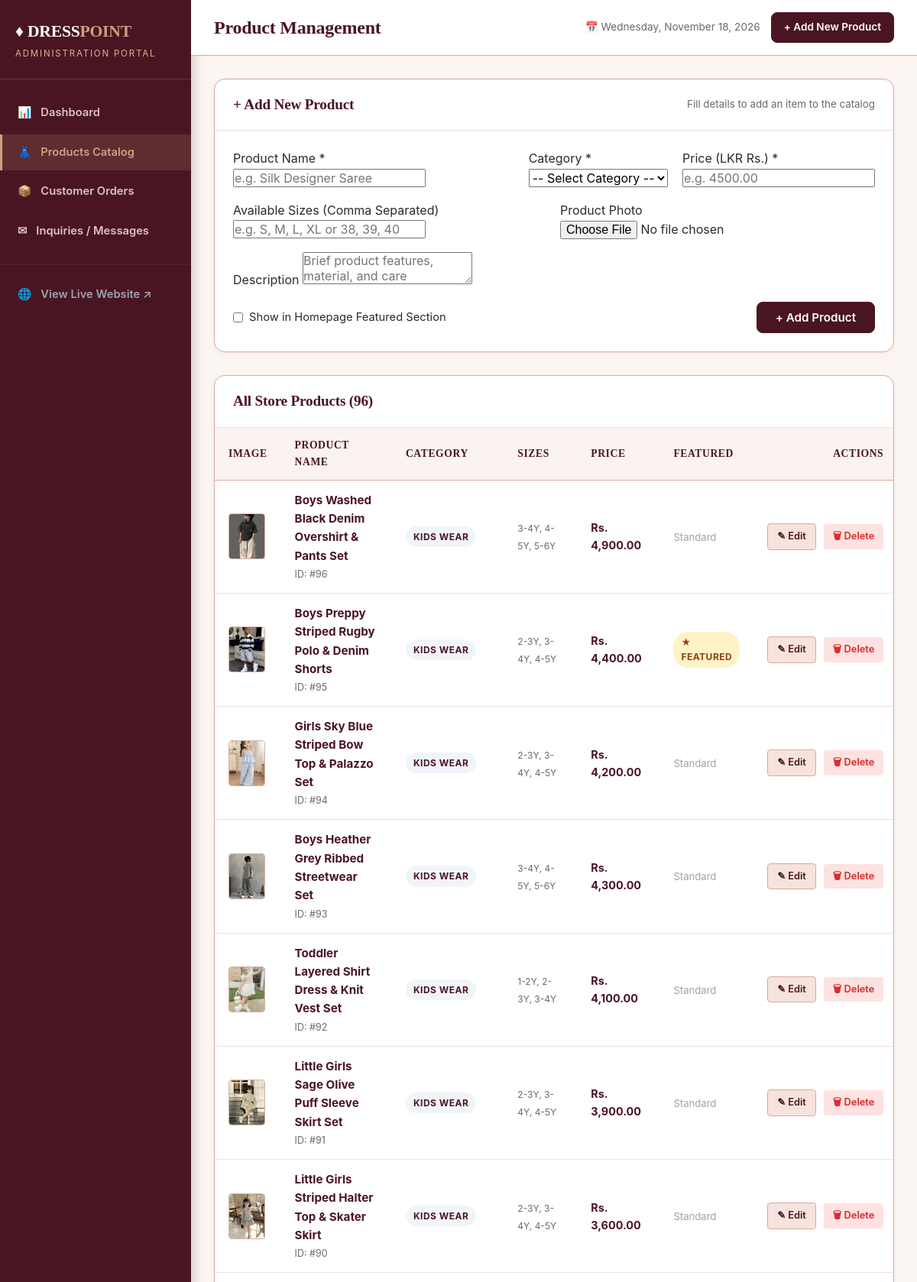
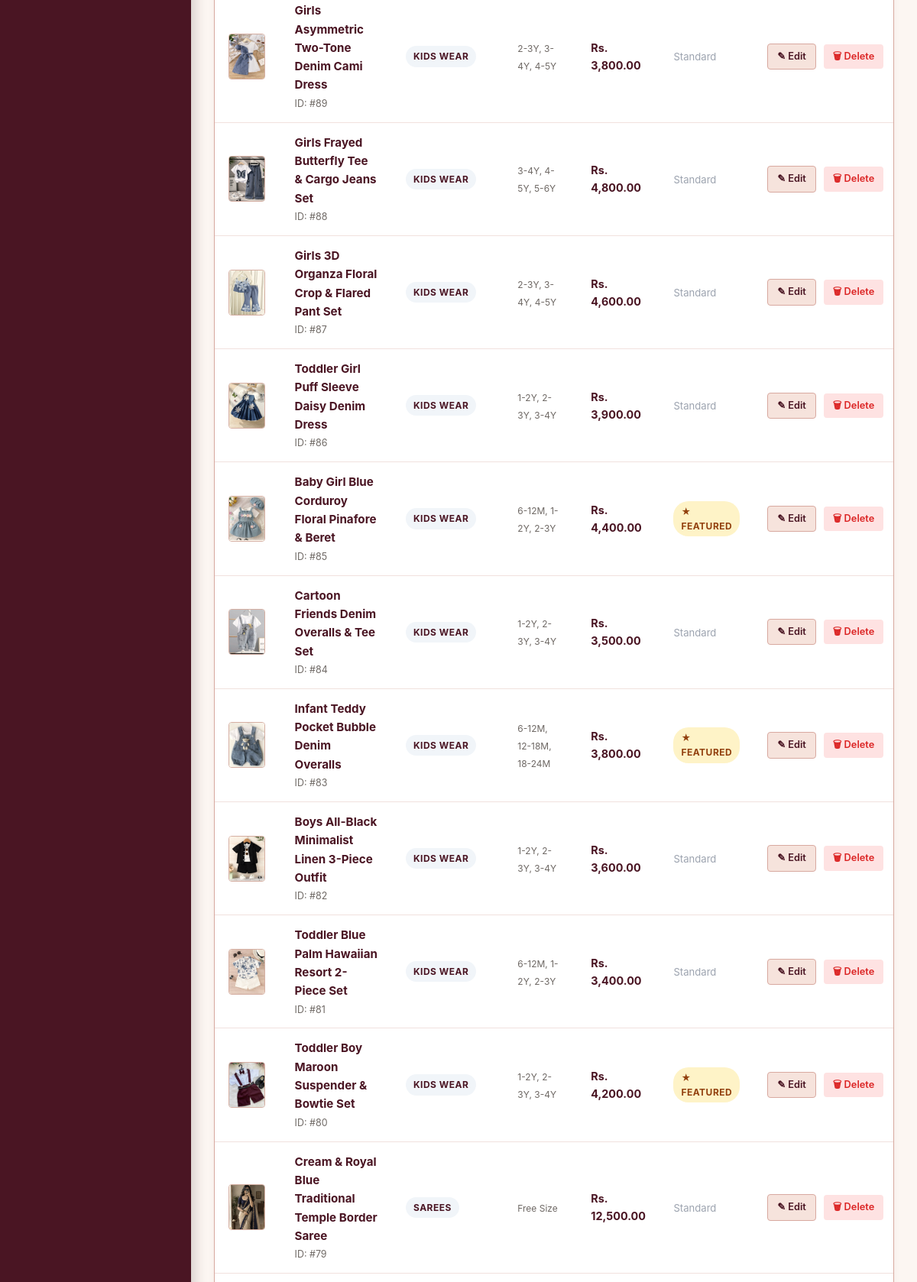
Screenshot of /admin/products.php (signed in, upper part) with the database file from the repository (2 pictures, top to bottom).
### tables this page shows
CREATE TABLE `products` (
  `id` INT AUTO_INCREMENT PRIMARY KEY,
  `category_id` INT NOT NULL,
  `name` VARCHAR(200) NOT NULL,
  `price` DECIMAL(10,2) NOT NULL,
  `sizes` VARCHAR(150) NOT NULL DEFAULT 'Free Size',
  `image` VARCHAR(255) NOT NULL,
  `description` TEXT,
  `is_featured` TINYINT(1) DEFAULT 0,
  `stock` INT DEFAULT 15,
  `created_at` TIMESTAMP DEFAULT CURRENT_TIMESTAMP,
  FOREIGN KEY (`category_id`) REFERENCES `categories`(`id`) ON DELETE CASCADE
);

CREATE TABLE `categories` (
  `id` INT AUTO_INCREMENT PRIMARY KEY,
  `name` VARCHAR(100) NOT NULL,
  `slug` VARCHAR(100) NOT NULL UNIQUE,
  `image` VARCHAR(255) DEFAULT '',
  `description` TEXT,
  `created_at` TIMESTAMP DEFAULT CURRENT_TIMESTAMP
);

### config.php (called while the page is built, shortened)
<?php
function format_price($amount) {
    return CURRENCY . ' ' . number_format((float)$amount, 2);
}
function safe($string) {
    return htmlspecialchars((string)$string, ENT_QUOTES, 'UTF-8');
}
?>

### admin/products.php (the view, shortened to what this page needs)
<?php
require_once __DIR__ . '/../config.php';
$products = [];
if ($db_connected) {
    $res = $conn->query("
        SELECT p.*, c.name AS category_name, c.slug AS category_slug
        FROM products p
        LEFT JOIN categories c ON p.category_id = c.id
        ORDER BY p.id DESC
    ");
    if ($res) {
        while ($row = $res->fetch_assoc()) {
            $products[] = $row;
        }
    }
}
require_once __DIR__ . '/header.php';
?>
<div class="admin-card" id="addNew">
  <div class="admin-card-header">
    <h3>+ Add New Product</h3>
    <small style="color: var(--text-muted);">Fill details to add an item to the catalog</small>
  </div>
  <div style="padding: 24px;">
    <form action="<?php echo BASE_URL; ?>/admin/products.php" method="POST" enctype="multipart/form-data">
      <div style="display: grid; grid-template-columns: 2fr 1fr 1fr; gap: 16px; margin-bottom: 16px;">
        <div class="form-group" style="margin-bottom: 0;">
          <label class="form-label">Product Name *</label>
          <input type="text" name="name" class="form-control" required placeholder="e.g. Silk Designer Saree">
        </div>
        <div class="form-group" style="margin-bottom: 0;">
          <label class="form-label">Category *</label>
          <select name="category_id" class="form-control" required>
            <option value="">-- Select Category --</option>
          </select>
        </div>
        <div class="form-group" style="margin-bottom: 0;">
          <label class="form-label">Price (LKR Rs.) *</label>
          <input type="number" step="0.01" name="price" class="form-control" required placeholder="e.g. 4500.00">
        </div>
      </div>
      <div style="display: grid; grid-template-columns: 1fr 1fr; gap: 16px; margin-bottom: 16px;">
        <div class="form-group" style="margin-bottom: 0;">
          <label class="form-label">Available Sizes (Comma Separated)</label>
          <input type="text" name="sizes" class="form-control" placeholder="e.g. S, M, L, XL or 38, 39, 40">
        </div>
        <div class="form-group" style="margin-bottom: 0;">
          <label class="form-label">Product Photo</label>
          <input type="file" name="product_image" class="form-control" accept="image/*">
        </div>
      </div>
      <div class="form-group" style="margin-bottom: 16px;">
        <label class="form-label">Description</label>
        <textarea name="description" class="form-control" rows="2" placeholder="Brief product features, material, and care instructions..."></textarea>
      </div>
      <div style="display: flex; align-items: center; justify-content: space-between;">
        <label style="display: flex; align-items: center; gap: 8px; cursor: pointer; font-size: 0.92rem;">
          <input type="checkbox" name="is_featured" value="1">
          <span>Show in Homepage Featured Section</span>
        </label>
        <button type="submit" name="add_product" class="btn btn-primary" style="padding: 10px 24px;">
          + Add Product
        </button>
      </div>
    </form>
  </div>
</div>
<div class="admin-card">
  <div class="admin-card-header">
    <h3>All Store Products (<?php echo count($products); ?>)</h3>
  </div>
  <div style="overflow-x: auto;">
    <table class="admin-table">
      <thead>
        <tr>
          <th style="width: 60px;">Image</th>
          <th>Product Name</th>
          <th>Category</th>
          <th>Sizes</th>
          <th>Price</th>
          <th>Featured</th>
          <th style="text-align: right;">Actions</th>
        </tr>
      </thead>
      <tbody>
        <?php if (empty($products)): ?>
          <tr>
            <td colspan="7" style="text-align: center; padding: 40px; color: var(--text-muted);">
              No products found in the database.
            </td>
          </tr>
        <?php else: ?>
          <?php foreach ($products as $p): ?>
            <tr>
              <td>
                <img src="<?php echo BASE_URL . '/' . safe($p['image']); ?>" alt="" class="admin-thumb" onerror="this.src='<?php echo BASE_URL; ?>/images/heels/heels-1.jpg';">
              </td>
              <td>
                <strong style="color: var(--primary); font-size: 0.95rem;"><?php echo safe($p['name']); ?></strong>
                <div style="font-size: 0.78rem; color: var(--text-muted); margin-top: 2px;">ID: #<?php echo $p['id']; ?></div>
              </td>
              <td>
                <span class="badge" style="background: #F1F5F9; color: var(--primary); border: 1px solid var(--border-color);">
                  <?php echo safe($p['category_name']); ?>
                </span>
              </td>
              <td>
                <small style="color: var(--text-muted);"><?php echo safe($p['sizes'] ?: 'One Size'); ?></small>
              </td>
              <td>
                <strong style="color: var(--primary);"><?php echo format_price($p['price']); ?></strong>
              </td>
              <td>
                <?php if ($p['is_featured']): ?>
                  <span class="badge" style="background: #FEF3C7; color: #92400E;">&#9733; Featured</span>
                <?php else: ?>
                  <span style="color: #9CA3AF; font-size: 0.82rem;">Standard</span>
                <?php endif; ?>
              </td>
              <td style="text-align: right; white-space: nowrap;">
                <a href="<?php echo BASE_URL; ?>/admin/products.php?edit=<?php echo $p['id']; ?>" class="action-btn action-edit" style="text-decoration: none;">
                  &#9998; Edit
                </a>
                <a href="<?php echo BASE_URL; ?>/admin/products.php?action=delete&id=<?php echo $p['id']; ?>" class="action-btn action-delete" style="text-decoration: none; margin-left: 6px;" onclick="return confirm('Are you sure you want to delete this product: <?php echo addslashes($p['name']); ?>?');">
                  &#128465; Delete
                </a>
              </td>
            </tr>
          <?php endforeach; ?>
        <?php endif; ?>
      </tbody>
    </table>
  </div>
</div>
<?php require_once __DIR__ . '/footer.php'; ?>

### css/style.css (style rules this page uses)
:root { --burgundy: #4A1523; --burgundy-light: #5F1B2D; --maroon: #2E0E16; --blush: #F6E3DC; --cream: #FCF6F2; --dusty-rose: #D8A9A0; --dusty-rose-soft: rgba(216, 169, 160, 0.35); --gold: #C9A27A; --gold-light: #D9B48F; --gold-dark: #B58B63; --gold-gradient: linear-gradient(135deg, #D9B48F 0%, #C9A27A 100%); --gold-gradient-hover: linear-gradient(135deg, #C9A27A 0%, #B58B63 100%); --text-dark: #2B2B2B; --text-muted: #6E6864; --white: #FFFFFF; --primary: var(--burgundy); --primary-light: var(--burgundy-light); --primary-dark: var(--maroon); --accent: var(--gold); --accent-light: var(--gold-light); --accent-soft: rgba(201, 162, 122, 0.16); --bg-cream: var(--cream); --bg-blush: var(--blush); --bg-white: var(--white); --text-main: var(--text-dark); --border-light: var(--dusty-rose); --border-soft: var(--dusty-rose-soft); --shadow-sm: 0 2px 8px rgba(74, 21, 35, 0.05); --shadow-md: 0 8px 24px rgba(74, 21, 35, 0.08); --shadow-lg: 0 16px 36px rgba(46, 14, 22, 0.14); --transition: all 0.28s cubic-bezier(0.4, 0, 0.2, 1); --radius-sm: 4px; --radius-md: 8px; --radius-lg: 14px; --font-serif: "Georgia", 'Times New Roman', Garamond, serif; --font-sans: -apple-system, BlinkMacSystemFont, "Segoe UI", Roboto, "Helvetica Neue", Arial, sans-serif; --font-main: var(--font-sans); --font-heading: var(--font-serif); }
*, *::before, *::after { box-sizing: border-box; margin: 0; padding: 0; }
html { font-size: 16px; scroll-behavior: smooth; }
body { font-family: var(--font-main); background-color: var(--bg-cream); color: var(--text-main); line-height: 1.6; min-height: 100vh; display: flex; flex-direction: column; }
h1, h2, h3, h4, h5, h6 { font-family: var(--font-heading); color: var(--burgundy); font-weight: 700; letter-spacing: -0.01em; }
a { color: inherit; text-decoration: none; transition: var(--transition); }
img { max-width: 100%; height: auto; display: block; }
button, input, select, textarea { font-family: inherit; font-size: 1rem; }
.btn { display: inline-flex; align-items: center; justify-content: center; gap: 8px; padding: 12px 26px; border-radius: var(--radius-md); font-weight: 600; font-size: 0.95rem; cursor: pointer; border: none; transition: var(--transition); }
.btn-primary { background-color: var(--burgundy); color: var(--white); border: 1px solid var(--burgundy); }
.badge { display: inline-block; padding: 4px 10px; border-radius: 20px; font-size: 0.75rem; font-weight: 700; text-transform: uppercase; letter-spacing: 0.5px; }

### css/admin.css (style rules this page uses)
.admin-card { background: var(--white); border: 1px solid var(--dusty-rose); border-radius: var(--radius-lg); box-shadow: var(--shadow-sm); overflow: hidden; margin-bottom: 30px; }
.admin-card-header { padding: 18px 24px; border-bottom: 1px solid var(--dusty-rose-soft); display: flex; align-items: center; justify-content: space-between; flex-wrap: wrap; gap: 16px; }
.admin-card-header h3 { font-family: var(--font-heading); font-size: 1.2rem; font-weight: 700; color: var(--burgundy); }
.admin-table { width: 100%; border-collapse: collapse; }
.admin-table th { background: #FAF3EF; padding: 12px 18px; text-align: left; font-family: var(--font-heading); font-size: 0.85rem; font-weight: 700; color: var(--burgundy); text-transform: uppercase; letter-spacing: 0.6px; border-bottom: 1px solid var(--dusty-rose); }
.admin-table td { padding: 14px 18px; border-bottom: 1px solid var(--dusty-rose-soft); font-size: 0.9rem; vertical-align: middle; }
.admin-thumb { width: 48px; height: 60px; object-fit: cover; border-radius: var(--radius-sm); border: 1px solid var(--dusty-rose); filter: saturate(0.85) sepia(0.12); }
.action-btn { display: inline-flex; align-items: center; justify-content: center; padding: 6px 12px; border-radius: var(--radius-sm); font-size: 0.8rem; font-weight: 600; cursor: pointer; border: none; transition: var(--transition); }
.action-edit { background: var(--blush); color: var(--burgundy); border: 1px solid var(--dusty-rose); }
.action-delete { background: #FEE2E2; color: #DC2626; margin-left: 6px; }

### rows the page displays
products: image (picture), name "Boys Washed Black Denim Overshirt & Pants Set", id "96", category.name "KIDS WEAR", sizes "3-4Y, 4-5Y, 5-6Y", price "Rs. 4,900.00", is_featured "Standard"
products: image (picture), name "Boys Preppy Striped Rugby Polo & Denim Shorts", id "95", category.name "KIDS WEAR", sizes "2-3Y, 3-4Y, 4-5Y", price "Rs. 4,400.00", is_featured "★ FEATURED"
products: image (picture), name "Girls Sky Blue Striped Bow Top & Palazzo Set", id "94", category.name "KIDS WEAR", sizes "2-3Y, 3-4Y, 4-5Y", price "Rs. 4,200.00", is_featured "Standard"
products: image (picture), name "Boys Heather Grey Ribbed Streetwear Set", id "93", category.name "KIDS WEAR", sizes "3-4Y, 4-5Y, 5-6Y", price "Rs. 4,300.00", is_featured "Standard"
products: image (picture), name "Toddler Layered Shirt Dress & Knit Vest Set", id "92", category.name "KIDS WEAR", sizes "1-2Y, 2-3Y, 3-4Y", price "Rs. 4,100.00", is_featured "Standard"
products: image (picture), name "Little Girls Sage Olive Puff Sleeve Skirt Set", id "91", category.name "KIDS WEAR", sizes "2-3Y, 3-4Y, 4-5Y", price "Rs. 3,900.00", is_featured "Standard"
products: image (picture), name "Little Girls Striped Halter Top & Skater Skirt", id "90", category.name "KIDS WEAR", sizes "2-3Y, 3-4Y, 4-5Y", price "Rs. 3,600.00", is_featured "Standard"
products: image (picture), name "Girls Asymmetric Two-Tone Denim Cami Dress", id "89", category.name "KIDS WEAR", sizes "2-3Y, 3-4Y, 4-5Y", price "Rs. 3,800.00", is_featured "Standard"
products: image (picture), name "Girls Frayed Butterfly Tee & Cargo Jeans Set", id "88", category.name "KIDS WEAR", sizes "3-4Y, 4-5Y, 5-6Y", price "Rs. 4,800.00", is_featured "Standard"
products: image (picture), name "Girls 3D Organza Floral Crop & Flared Pant Set", id "87", category.name "KIDS WEAR", sizes "2-3Y, 3-4Y, 4-5Y", price "Rs. 4,600.00", is_featured "Standard"
products: image (picture), name "Toddler Girl Puff Sleeve Daisy Denim Dress", id "86", category.name "KIDS WEAR", sizes "1-2Y, 2-3Y, 3-4Y", price "Rs. 3,900.00", is_featured "Standard"
products: image (picture), name "Baby Girl Blue Corduroy Floral Pinafore & Beret", id "85", category.name "KIDS WEAR", sizes "6-12M, 1-2Y, 2-3Y", price "Rs. 4,400.00", is_featured "★ FEATURED"
products: image (picture), name "Cartoon Friends Denim Overalls & Tee Set", id "84", category.name "KIDS WEAR", sizes "1-2Y, 2-3Y, 3-4Y", price "Rs. 3,500.00", is_featured "Standard"
products: image (picture), name "Infant Teddy Pocket Bubble Denim Overalls", id "83", category.name "KIDS WEAR", sizes "6-12M, 12-18M, 18-24M", price "Rs. 3,800.00", is_featured "★ FEATURED"
products: image (picture), name "Boys All-Black Minimalist Linen 3-Piece Outfit", id "82", category.name "KIDS WEAR", sizes "1-2Y, 2-3Y, 3-4Y", price "Rs. 3,600.00", is_featured "Standard"
products: image (picture), name "Toddler Blue Palm Hawaiian Resort 2-Piece Set", id "81", category.name "KIDS WEAR", sizes "6-12M, 1-2Y, 2-3Y", price "Rs. 3,400.00", is_featured "Standard"
products: image (picture), name "Toddler Boy Maroon Suspender & Bowtie Set", id "80", category.name "KIDS WEAR", sizes "1-2Y, 2-3Y, 3-4Y", price "Rs. 4,200.00", is_featured "★ FEATURED"
products: image (picture), name "Cream & Royal Blue Traditional Temple Border Saree", id "79", category.name "SAREES", sizes "Free Size", price "Rs. 12,500.00", is_featured "Standard"

### other values shown
safe($page_title) "Product Management"
count($products) "96"
